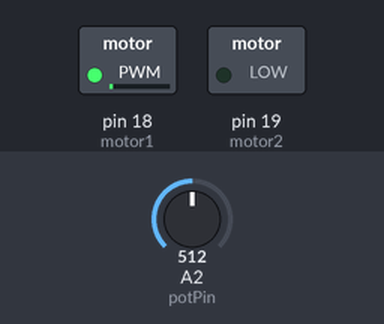
Bench run of a sketch on a simulated Arduino Uno, built with avr-gcc and run on an emulated ATmega328P. Shown: switched loads named in the sketch (green lamp = pin HIGH). The inputs (shaded band) are chosen by the test bench; at power-on: A2 (potPin) = 512.

Above: at 1.2 s.
1.3 s: A2 (potPin) set to 537
At 2.5 s:
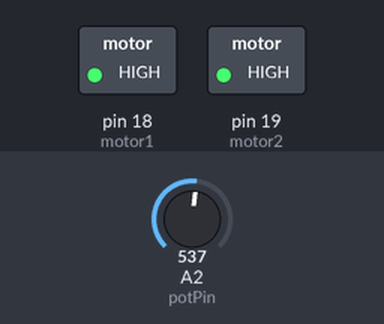
2.8 s: A2 (potPin) set to 511
At 4.0 s:
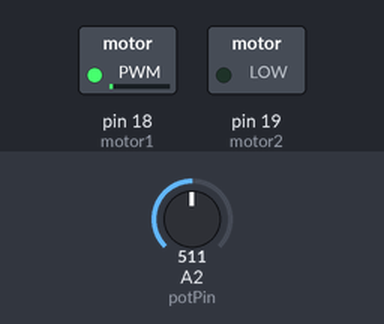
4.3 s: A2 (potPin) set to 716
At 4.9 s:
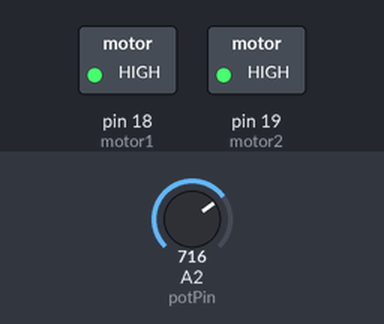
5.8 s: A2 (potPin) set to 306
At 6.5 s:
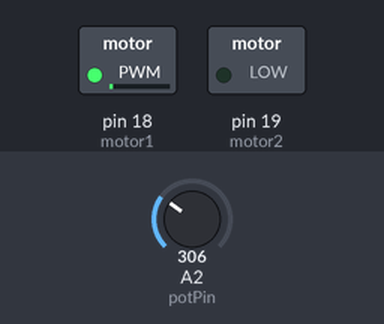
Timing chart, 0 to 8.3 s (numbered marks = the images above; inputs shaded):
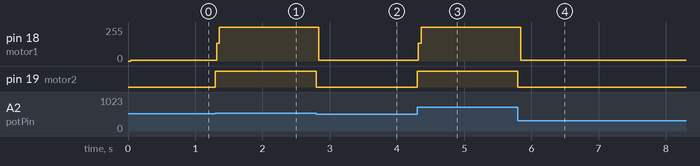

The sketch:

design_code_rev1.ino
```cpp
const int potPin = 2;  // define pin 3 for A-1A (PWM Speed)
int motor1 = 18;
int motor2 = 19;
int potValue;
int percent;

void setup() {
  pinMode(motor1, OUTPUT); // specify these pins as outputs
  pinMode(motor2, OUTPUT); // specify these pins as outputs
  pinMode(potPin, INPUT); // specify these pins as outputs

}

void loop() {
  potValue = analogRead(potPin);
  percent = map(potValue,0,1023,0,100);
  digitalWrite(motor1,HIGH);

  if (percent > 50){
    digitalWrite(motor1,HIGH);
    digitalWrite(motor2,HIGH);
  }
  else{
    digitalWrite(motor1,LOW);
    digitalWrite(motor2,LOW);
  }
}
```

Measured:
- the behaviour switches between 521 and 522 on A2 (potPin) (found by bisection; images 0 and 1)
- after the input at 1.3 s, pin 18 (motor1): 7/255 → 255/255 at once; pin 19 (motor2): LOW → HIGH at once
- after the input at 2.8 s, pin 18 (motor1): 255/255 → 7/255 at once; pin 19 (motor2): HIGH → LOW at once
- after the input at 4.3 s, pin 18 (motor1): 7/255 → 255/255 at once; pin 19 (motor2): LOW → HIGH at once
- after the input at 5.8 s, pin 18 (motor1): 255/255 → 7/255 at once; pin 19 (motor2): HIGH → LOW at once
